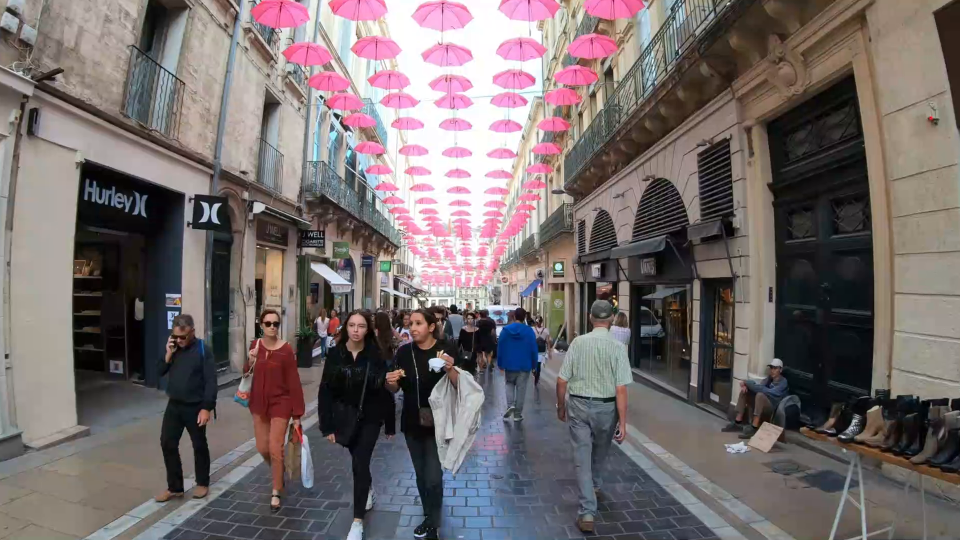
#> input picture frame 27 of DL/Segmentation/Instance_segmentation/input/test_vid.mp4, 1920 x 1080 px, given in place of street_camera.mp4, which was not available (shown at 1/2 size)
$ python 18_MovingobjectDetector.py
#> lines starting #> are read from the running program, lines starting #| are printed output that depends on the picture; after the words box and inside, x2 and y2 are one past the last pixel; in counts of white or black regions, pixels touching at a corner belong together; pictures that were not available may be replaced by others from this repository, and a replacement may not be noted
import numpy as np
import cv2 as cv

def rescale_frame(frame, percent=20):
    width = int(frame.shape[1] * percent/ 100)
    height = int(frame.shape[0] * percent/ 100)
    dim = (width, height)
    return cv.resize(frame, dim, interpolation =cv.INTER_AREA)


cap = cv.VideoCapture("Image_processing/Videos/street_camera.mp4")
fps = cap.get(cv.CAP_PROP_FPS)
print(fps)
while(True):
    rec, frame1 = cap.read()
#> frame1 is the input picture: shape (1080, 1920, 3); mean B, G, R 107.3, 106.9, 116.3
    rec, frame2 = cap.read()
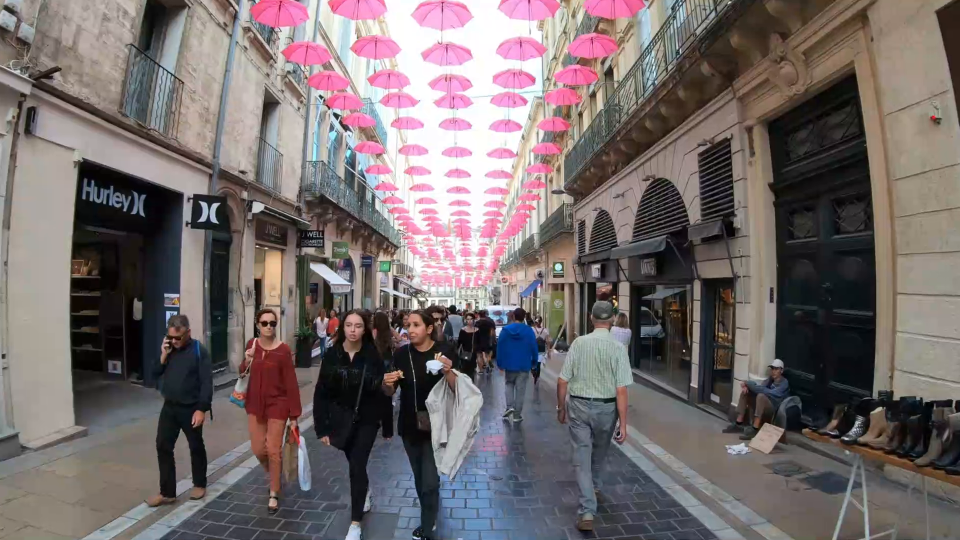
#> input picture frame 28 of DL/Segmentation/Instance_segmentation/input/test_vid.mp4, 1920 x 1080 px, given in place of street_camera.mp4, which was not available (shown at 1/2 size)
#> frame2 is the input picture: shape (1080, 1920, 3); mean B, G, R 107.3, 106.9, 116.4

    resized_frame1 = rescale_frame(frame1)
#> in rescale_frame, `return cv.resize(frame, dim, interpolation =cv.INTER_AREA)`:
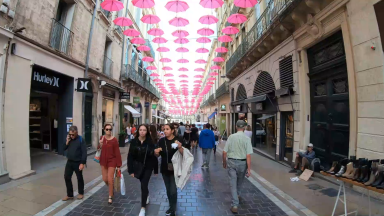
#> returned value: shape (216, 384, 3); mean of channels 0, 1, 2 107.3, 106.9, 116.3; drawn as B, G, R
    resized_frame2 = rescale_frame(frame2)
#> call 2 of rescale_frame, with percent = 20
#> in rescale_frame (call 2), `return cv.resize(frame, dim, interpolation =cv.INTER_AREA)`:
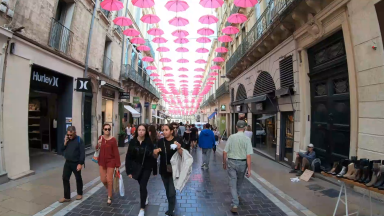
#> returned value: shape (216, 384, 3); mean of channels 0, 1, 2 107.3, 106.9, 116.4; drawn as B, G, R

    frame_diff = cv.absdiff(resized_frame1, resized_frame2)
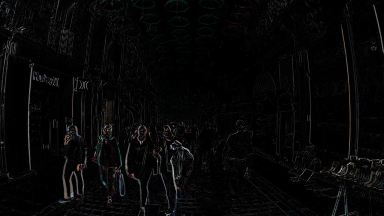
#> frame_diff: shape (216, 384, 3); mean B, G, R 6.8, 6.7, 6.8
    frame_diff_gr = cv.cvtColor(frame_diff, cv.COLOR_BGR2GRAY)
    blurred_frame = cv.GaussianBlur(frame_diff_gr, (9,9), 1)
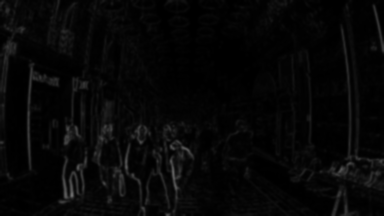
#> blurred_frame: shape (216, 384); min 0, max 107, mean 6.7
    _, mask = cv.threshold(blurred_frame, 10, 255, cv.THRESH_BINARY)
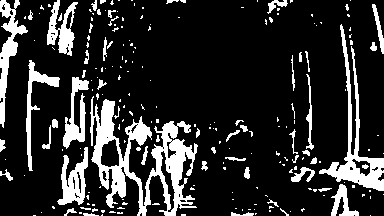
#> mask: shape (216, 384); 17.4% white; 214 white regions (162 under 20 px)

    contours, _ = cv.findContours(mask, cv.RETR_TREE, cv.CHAIN_APPROX_SIMPLE)
#> contours = 253 contours, 212 with area under 20; largest, box (x1, y1, x2, y2) and area: (90, 96, 198, 216) 4752, (319, 24, 384, 191) 1842, (0, 0, 28, 128) 955, (57, 147, 88, 205) 830, (47, 0, 78, 56) 780


    for contour in contours:
        if cv.contourArea(contour)>1000:
            (x, y, w, h) = cv.boundingRect(contour)
            cv.rectangle(resized_frame1, (x + w -100, y + h-50), (x + w, y + h), (0, 0, 255), 2)
#> this loop made 253 passes
#> (x, y, w, h) on passes 123, 188: (90, 96, 108, 120), (319, 24, 65, 167)
#> contour on passes 1, 2, 3, 4, 5, 9: [[370, 215]], [[33, 215], [35, 215]], [[181, 214], [181, 215], [185, 215], [185, 214]], [[102, 214], [101, 215], [102, 215]], [[255, 213], [255, 214], [256, 213]], [[79, 212], [79, 213], [81, 213], [81, 212]]
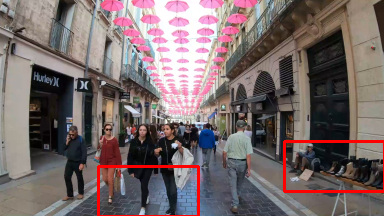
#> resized_frame1: shape (216, 384, 3); 1.79% of pixels changed, all inside (x1, y1, x2, y2) = (97, 140, 384, 216)

    cv.imshow('frame', resized_frame1)
    cv.imshow('frame_diff', frame_diff)
    cv.imshow('mask', mask)
    keyexit = cv.waitKey(5) & 0xFF
#> (key Esc is pressed here)
    if keyexit == 27:
        break

cv.destroyAllWindows()
cap.release()

$ run again, starting later in the video
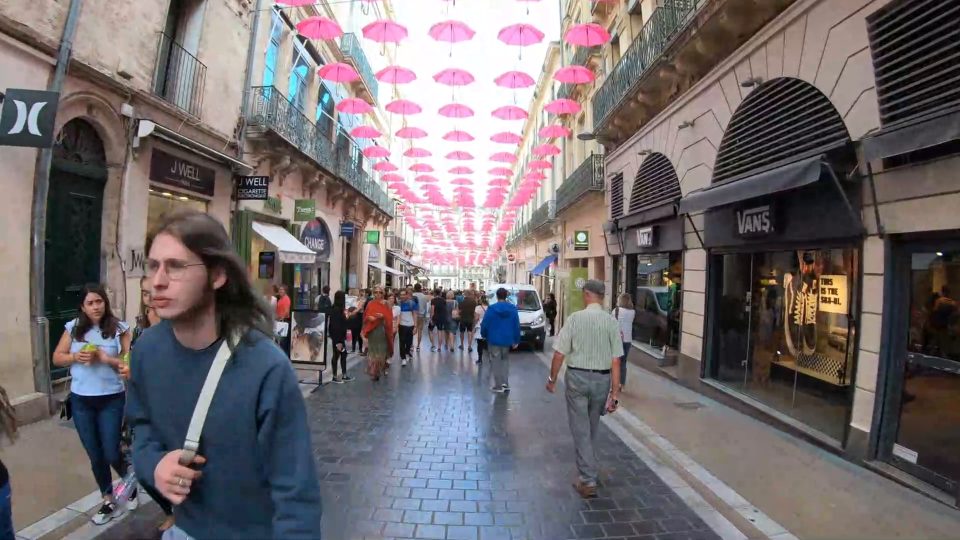
#> input picture frame 122 of DL/Segmentation/Instance_segmentation/input/test_vid.mp4, 1920 x 1080 px, given in place of street_camera.mp4, which was not available (shown at 1/2 size)
#> frame1 is the input picture: shape (1080, 1920, 3); mean B, G, R 110.9, 108, 115.1
#> `_, mask = cv.threshold(blurred_frame, 10, 255, cv.THRESH_BINARY)`:
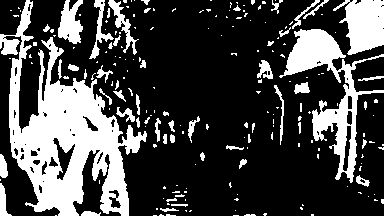
#> mask: shape (216, 384); 27.7% white; 203 white regions (147 under 20 px)
#> contours = 257 contours, 203 with area under 20; largest, box (x1, y1, x2, y2) and area: (0, 0, 147, 216) 12041, (279, 29, 384, 183) 3995, (333, 0, 384, 55) 1745, (58, 0, 83, 44) 636, (52, 137, 76, 181) 386
#> the loop `for contour in contours:` made 257 passes
#> (x, y, w, h) on passes 152, 199, 220: (279, 29, 105, 154), (333, 0, 51, 55), (0, 0, 147, 216)
#> after the loop `for contour in contours:`:
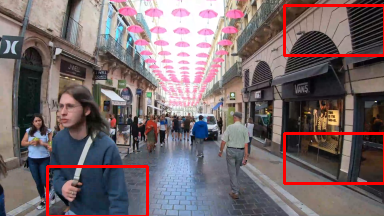
#> resized_frame1: shape (216, 384, 3); mean B, G, R 108.8, 106, 120

$ run again, starting later in the video
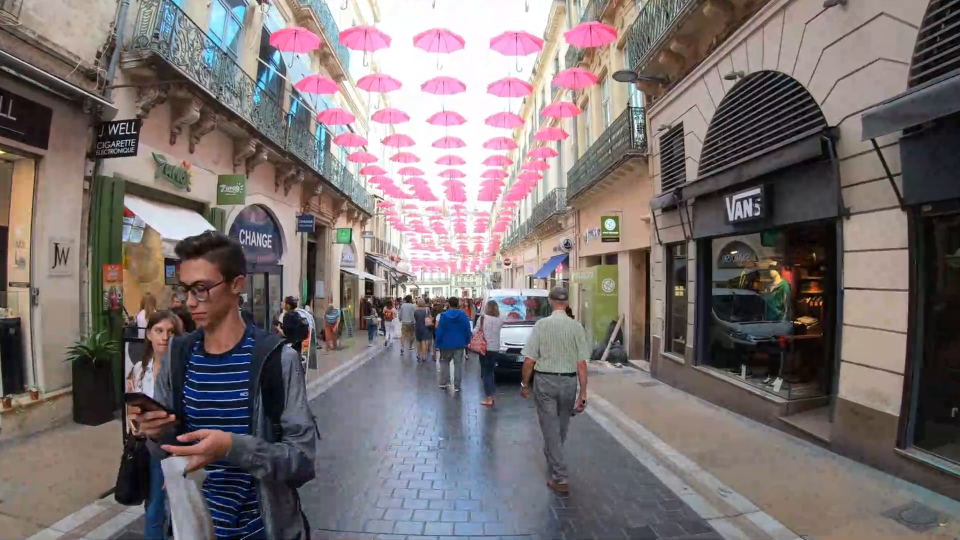
#> input picture frame 217 of DL/Segmentation/Instance_segmentation/input/test_vid.mp4, 1920 x 1080 px, given in place of street_camera.mp4, which was not available (shown at 1/2 size)
#> frame1 is the input picture: shape (1080, 1920, 3); mean B, G, R 113.9, 113.5, 122.7
#> `_, mask = cv.threshold(blurred_frame, 10, 255, cv.THRESH_BINARY)`:
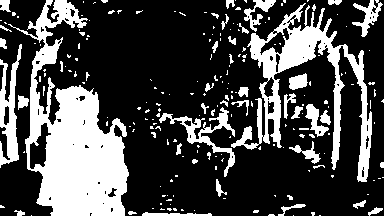
#> mask: shape (216, 384); 28.5% white; 212 white regions (169 under 20 px)
#> contours = 272 contours, 227 with area under 20; largest, box (x1, y1, x2, y2) and area: (8, 0, 129, 216) 11305, (231, 3, 372, 182) 5780, (0, 44, 22, 168) 1104, (159, 107, 235, 177) 796, (29, 122, 52, 170) 565
#> the loop `for contour in contours:` made 272 passes
#> (x, y, w, h) on passes 157, 200, 245: (0, 44, 22, 124), (231, 3, 141, 179), (8, 0, 121, 216)
#> after the loop `for contour in contours:`:
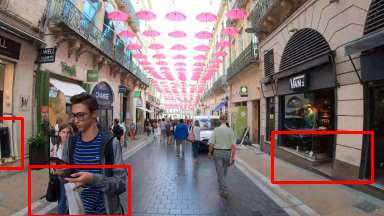
#> resized_frame1: shape (216, 384, 3); mean B, G, R 112, 111.5, 126.4
